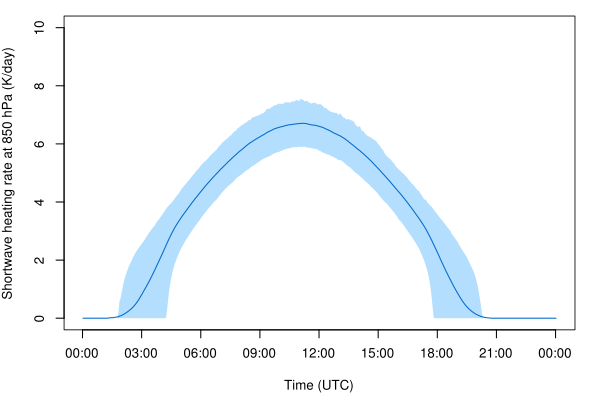

Generate this figure with R:
#!/usr/bin/env Rscript

args <- commandArgs(TRUE)
if (length(args) != 3) {
    cat(sprintf('Usage: shortwave_heating_rate_timeseries.R <plot> <product> <start-time>\n'))
    quit(status=1)
}

plot.filename <- args[1]
product.filename <- args[2]
start.time <- as.POSIXct(args[3], tz='UTC')

source('lib/common.R')
source('lib/plot_time_series.R')

pressure.index <- function(p, pressure) {
    which.min(abs(p$mean_pressure - pressure))
}

level <- function(p) {
    p$pressure <- apply(p$pressure_thickness, c(2,3), cumsum) - p$pressure_thickness/2
    p$mean_pressure <- apply(p$pressure, 1, mean)
    p$start_time <- start.time
    p$time_utc <- p$start_time + p$time
    p$flux_solar_diff <- apply(p$flux_solar, c(2,3), diff)
    p$heating_rate_solar <- -g*p$flux_solar_diff/p$heat_capacity/p$pressure_thickness*24*60*60
    p$heating_rate_solar_850 <- p$heating_rate[pressure.index(p, 850),,]
    p
}

p <- level(read.nc(product.filename, only=c(
    'time',
    'pressure_thickness',
    'flux_solar',
    'heat_capacity'
)))

cairo_pdf(plot.filename, width=15/cm(1), height=10/cm(1))
par(mar=c(4,4,1,1))
par(cex=0.8)
par(lwd=0.8)

plot.time.series(p, 'heating_rate_solar_850',
    ylab='Shortwave heating rate at 850 hPa (K/day)',
    ylim=c(0, 10),
    lwd=1,
    col='#0169c9',
    bg='#b3defd'
)

dev.off()
